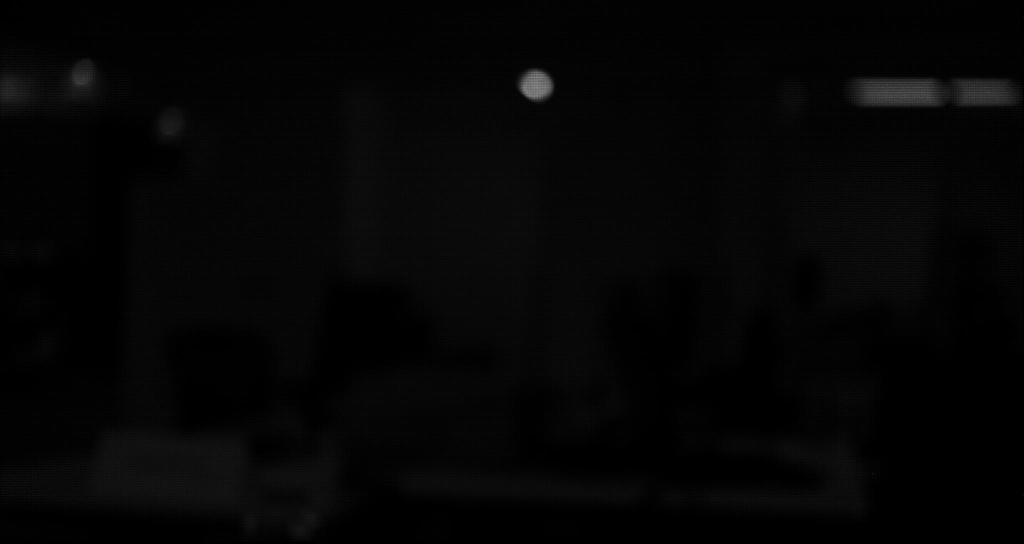
#> input picture Investigations/trial_8/ros_ffc_applied.jpg, 2048 x 1088 px, found by its file name (shown at 1/2 size)
$ python full_image_analysis.py
#> lines starting #> are read from the running program, lines starting #| are printed output that depends on the picture; long printed decimals are rounded
### scripts/utils.py
# Hayden Feddock
# 1/29/2025

import cv2
import numpy as np
import matplotlib.pyplot as plt

def demosaic_ximea_5x5(image_path, sort_bands=True):
    """
    Demosaics a Ximea multispectral NIR camera image with a repeating
    5x5 mosaic pattern. This image starts in the top left corner at
    x = 0, y = 3 and ends at x = 2044, y = 1082. The cropped image is
    2045 x 1080. This image is assumed to be in RAW8 format.

    The spectral bands correspond to the following bandwidths for each mosaic offset:

        Row 0: 886, 896, 877, 867, 951
        Row 1: 793, 806, 782, 769, 675
        Row 2: 743, 757, 730, 715, 690
        Row 3: 926, 933, 918, 910, 946
        Row 4: 846, 857, 836, 824, 941

    Parameters:
    - image_path: str
        Path to the input mosaic image.

    Returns:
    - hypercube_dict: dict
        A dictionary where each key is a bandwidth (int) and the value is the
        corresponding 2D numpy.ndarray (of shape (height/5, width/5)) for that spectral band.
    """

    # Read the image in grayscale (RAW8 format)
    image = cv2.imread(image_path, cv2.IMREAD_GRAYSCALE)
    if image is None:
        raise FileNotFoundError(f"Image not found or unable to read: {image_path}")

    # Crop the image.
    # Rows: 3 to 1082 (inclusive) -> 1080 rows; Columns: 0 to 2044 (inclusive) -> 2045 columns.
    cropped_image = image[3:1083, 0:2045]

    # Get the dimensions of the cropped image.
    cropped_height, cropped_width = cropped_image.shape

    # Ensure that the cropped dimensions are divisible by 5.
    if cropped_height % 5 != 0 or cropped_width % 5 != 0:
        raise ValueError("Cropped image dimensions are not divisible by 5.")

    block_rows = cropped_height // 5  # e.g., 1080 / 5 = 216
    block_cols = cropped_width // 5   # e.g., 2045 / 5 = 409

    # Define the bandwidth keys as a 5x5 array.
    bandwidth_keys = [
        [886, 896, 877, 867, 951],
        [793, 806, 782, 769, 675],
        [743, 757, 730, 715, 690],
        [926, 933, 918, 910, 946],
        [846, 857, 836, 824, 941]
    ]

    # Create a dictionary to store the hypercube channels keyed by bandwidth.
    hypercube_dict = {}

    # Loop over each offset in the 5x5 mosaic pattern.
    for row_offset in range(5):
        for col_offset in range(5):
            # Extract the spectral band for this offset.
            band = cropped_image[row_offset::5, col_offset::5]
            if band.shape != (block_rows, block_cols):
                raise ValueError(
                    f"Unexpected shape for band with offset ({row_offset},{col_offset}): "
                    f"expected ({block_rows}, {block_cols}), got {band.shape}"
                )
            # Retrieve the corresponding bandwidth value.
            key = bandwidth_keys[row_offset][col_offset]
            hypercube_dict[key] = band

    if sort_bands:
        # Sort the hypercube channels by bandwidth.
        hypercube_dict = dict(sorted(hypercube_dict.items()))

    return hypercube_dict

# [27 lines left out: function hypercube_dict_to_array, not called in this run]


# [13 lines that do not run on import are left out]

### scripts/full_image_analysis.py
#!/usr/bin/env python3
import numpy as np
import matplotlib.pyplot as plt
from scipy.interpolate import make_interp_spline
import argparse

from utils import demosaic_ximea_5x5

def plot_multiple_spectral_intensities(image_spectra, spectral_range):
    """
    Plot the spectral intensities for multiple images on the same graph.

    Parameters:
      image_spectra : dict
          Keys are image filenames and values are 1D numpy arrays containing
          the average intensity for each spectral band.
      spectral_range : numpy.ndarray
          1D array of wavelength values (in nm) corresponding to each band.
    """
    plt.figure(figsize=(10, 5))
    x = np.arange(len(spectral_range))

    # Loop over each image and plot its spectral intensities.
    colors = ['b', 'r', 'g', 'c', 'm', 'y', 'k']
    color_index = 0
    for filename, intensities in image_spectra.items():
        # Create a smooth curve for visualization using spline interpolation.
        x_smooth = np.linspace(x.min(), x.max(), 300)
        intensities_smooth = make_interp_spline(x, intensities)(x_smooth)
        plt.plot(x_smooth, intensities_smooth, linewidth=2, label=filename, color=colors[color_index % len(colors)])
        plt.plot(x, intensities, 'o', color=colors[color_index % len(colors)])  # Plot original points
        color_index += 1

    plt.xticks(x, [f"{int(wl)} nm" for wl in spectral_range], rotation=45)
    plt.xlabel("Band Index")
    plt.ylabel("Average Intensity")
    plt.title("Spectral Bands")
    plt.grid(True)
    plt.legend()
    plt.tight_layout()
    plt.show()

def main():

    image_files = ["ros_ffc_applied.jpg", "python_ffc_applied.jpg"]

    image_spectra = {}
    spectral_range = []
    for image_file in image_files:
        print(f"Processing image: {image_file}")

        # Convert the image to a multispectral hypercube.
        # The hypercube should be a dict of 2D numpy arrays, where each key is a spectral band.
        hypercube = demosaic_ximea_5x5(image_file)
#> in demosaic_ximea_5x5, image is the input picture: shape (1088, 2048); min 0, max 151, mean 4.7
#> after the loop in demosaic_ximea_5x5, `for row_offset in range(5):`: hypercube_dict = 25 items
#> hypercube = 25 items

        # Compute the average intensity of each spectral band.
        avg_intensities = np.array([np.mean(hypercube[band]) for band in hypercube])
#> avg_intensities = 25 values, max 7.03 at index 1, min 2.63 at index 15, mean 4.76

        # Retrieve the spectral range from the first image.
        if len(spectral_range) == 0:
            spectral_range = np.array(list(hypercube.keys()))
#> spectral_range = 25 values from 675 to 951

        # Store the average intensities for this image.
        image_spectra[image_file] = avg_intensities
        print(f"Average intensities for {image_file}: {avg_intensities}\n")
#| Average intensities for ros_ffc_applied.jpg: [5.665 7.029 6.354 5.611  6.352 5.618
#|  4.895 4.045 4.882 4.063 3.979  3.178
#|  4.097 3.267  3.495 2.628 3.570  2.691
#|  5.803 5.081 5.889 5.147 4.819 6.535
#|  4.357 ]

    # Plot all images' spectral intensities on a single graph.
    plot_multiple_spectral_intensities(image_spectra, spectral_range)
#> in plot_multiple_spectral_intensities, `x = np.arange(len(spectral_range))`: x = 25 values from 0 to 24
#> the loop in plot_multiple_spectral_intensities, `for filename, intensities in image_spectra.items():` made 2 passes
#> (filename, color_index) on passes 1 to 2: ('ros_ffc_applied.jpg', 1), ('python_ffc_applied.jpg', 2)
#> after the loop in plot_multiple_spectral_intensities, `for filename, intensities in image_spectra.items():`: color_index = 2
#> in plot_multiple_spectral_intensities, `plt.show()`:
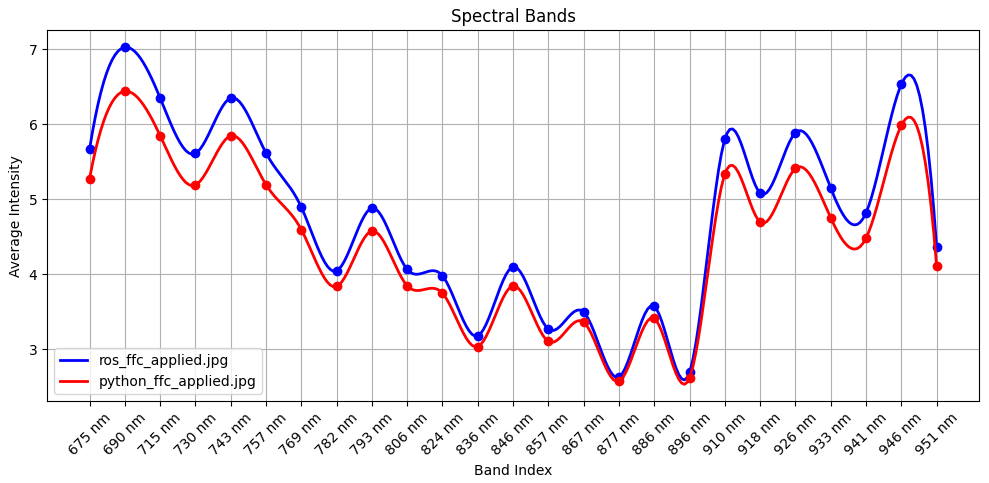
#> figure drawn by matplotlib, 1 panel; curve peaks at x = 1.04, y = 7.03; curve peaks at x = 1, y = 7.03; curve peaks at x = 1.04, y = 6.44

if __name__ == "__main__":
    main()
